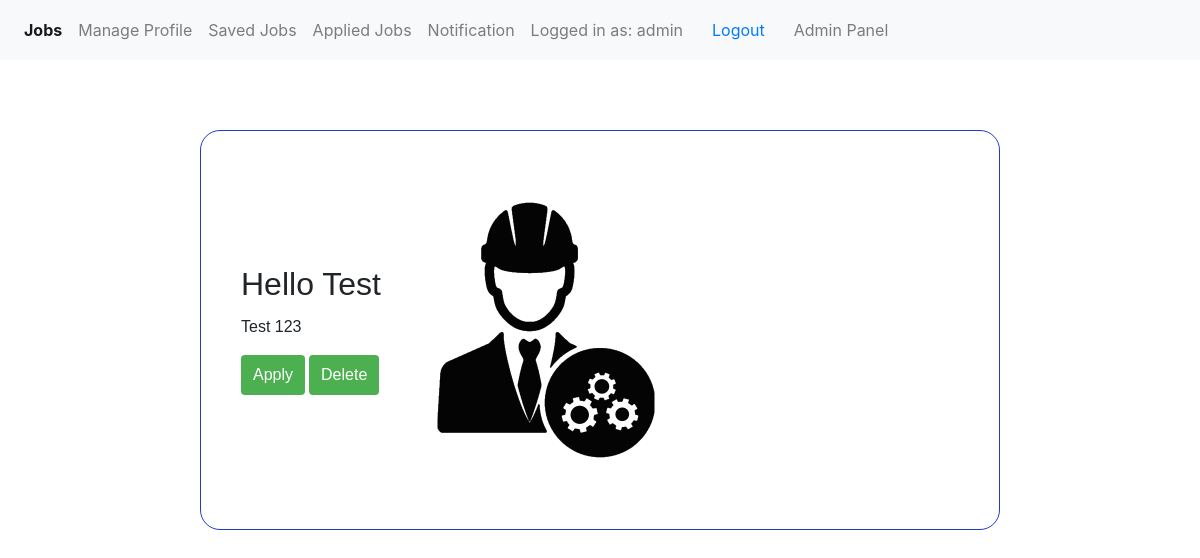
/savejobs/ (signed in), run on an earlier commit of the app's database.
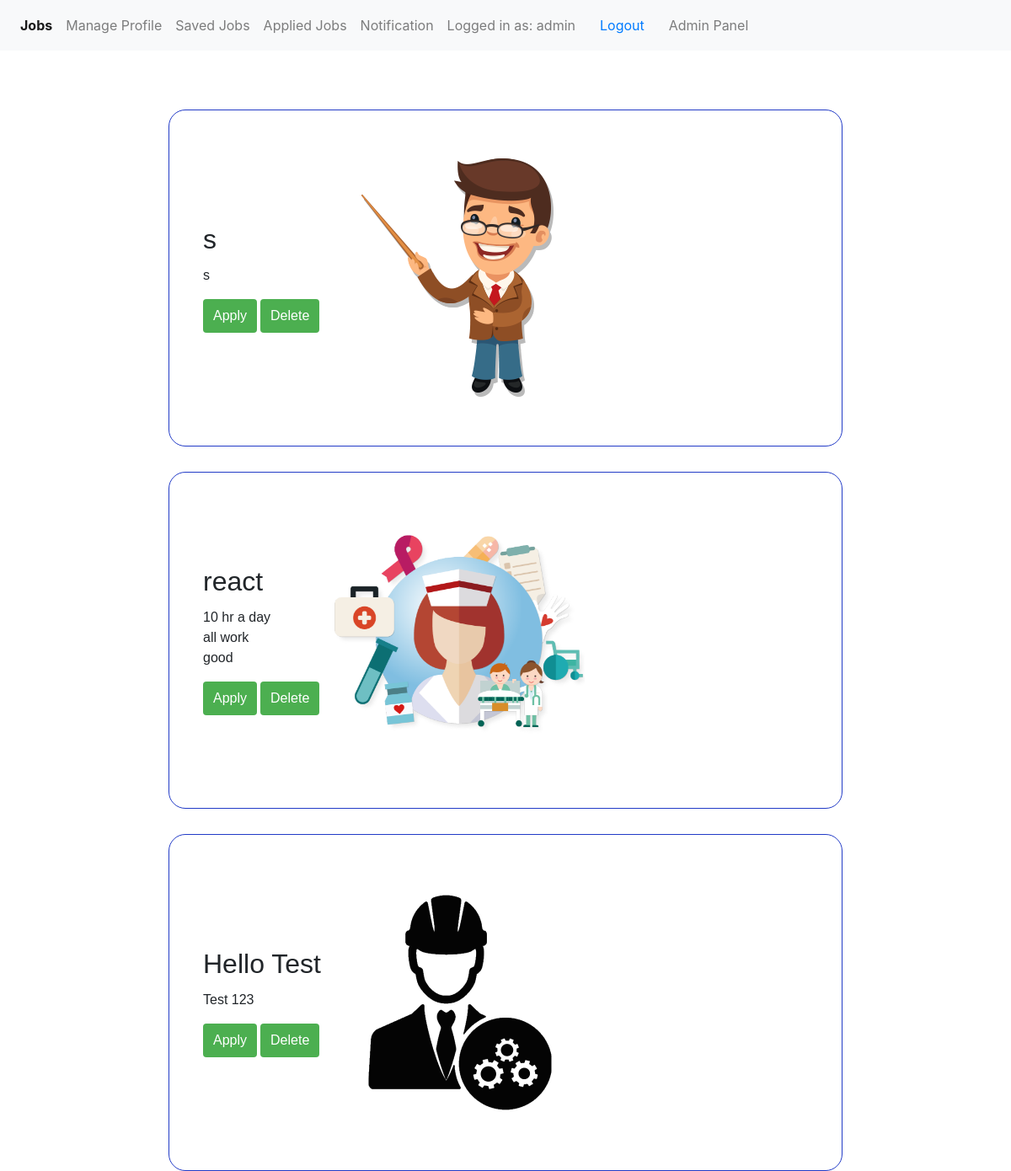
And on a later commit of the database.
### maincode/models.py (models this page shows, shortened)
class SaveJob(models.Model):
    user = models.ForeignKey(User,on_delete=models.CASCADE,null=True)
    job = models.ForeignKey(Job, on_delete=models.CASCADE)
    saved_at = models.DateTimeField(auto_now_add=True)
    class Meta:
        unique_together = ('user', 'job')

class Job(models.Model):
    job_title = models.CharField(max_length=100)
    job_description = models.TextField()
    photo = models.ImageField(upload_to='job_photos/', null=True, blank=True)

### maincode/views.py (the view)
# urls.py: path('savejobs/', views.save_home_data, name='save_home_data'),
@login_required
def save_home_data(request):
        if request.user.is_authenticated:
            saveddata = SaveJob.objects.filter(user=request.user).order_by('-id')
            return render(request, 'base/save.html', {'saveddata': saveddata})
        else:
            return redirect('login')

### templates/base/save.html (shortened to what this page needs)
{% extends '../base/base.html' %}
{% block content %}
<div class="feed-container">
  {% for savedjob in saveddata %}
  <div class="card">
    <div class="card-content">
      <h2 class="card-title">{{ savedjob.job.job_title }}</h2>
      <p class="card-description">{{ savedjob.job.job_description }}</p>
      <div class="button-container">
        <form method="post" action="{% url 'applyportal_home_data' savedjob.job.id %}">
          <button type="submit" class="apply-btn">Apply</button>
        </form>
        <form method="post" action="{% url 'saved_delete_home_data' savedjob.id %}">
          <button type="submit" class="delete-btn">Delete</button>
        </form>
      </div>
    </div>
    <div class="card-image-container">
      {% if savedjob.job.photo %}
      <img class="card-image" src="{{ savedjob.job.photo.url }}" alt="{{ savedjob.job.job_title }}">
      {% else %}
      <p>No Photo Available</p>
      {% endif %}
    </div>
  </div>
  {% endfor %}
</div>
{% endblock %}

What changed in the data, as far as the page shows it:
added SaveJob: job.job_title "s", job.job_description "s", job.photo (picture)
added SaveJob: job.job_title "react", job.job_description "10 hr a day all work good", job.photo (picture)
